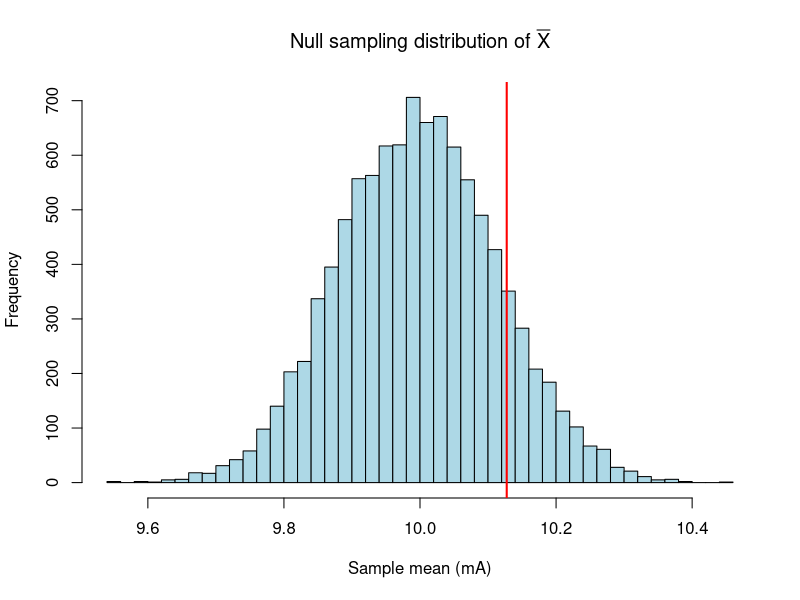
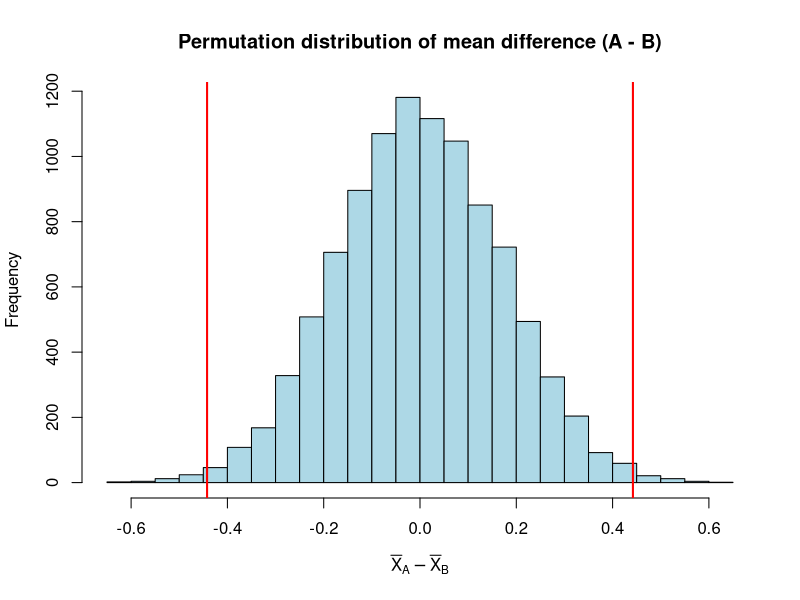
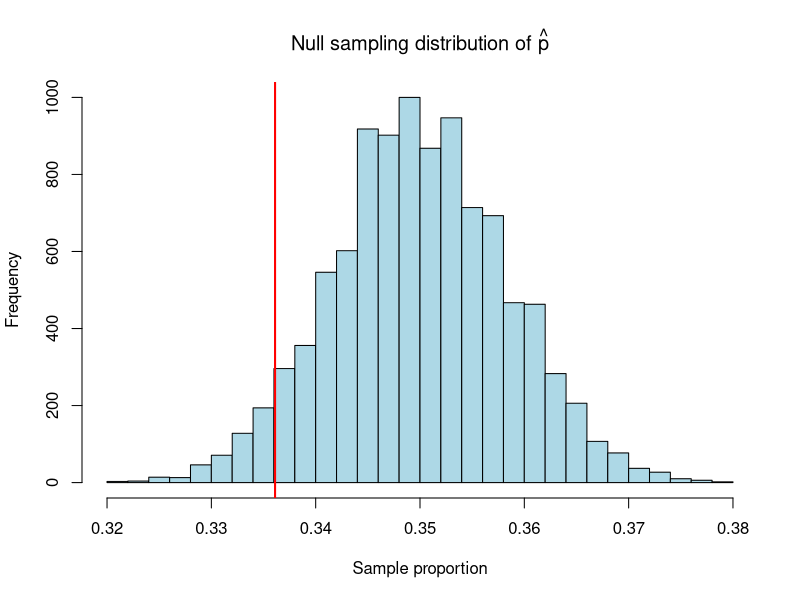
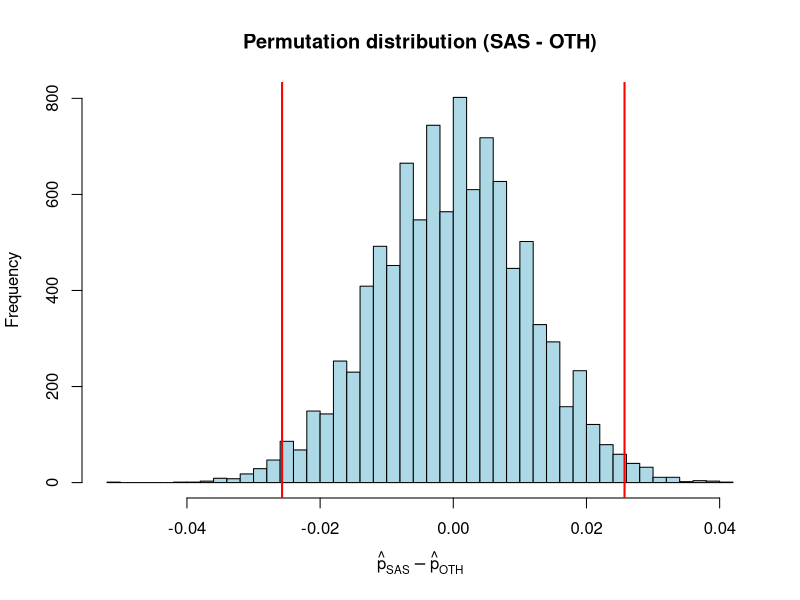
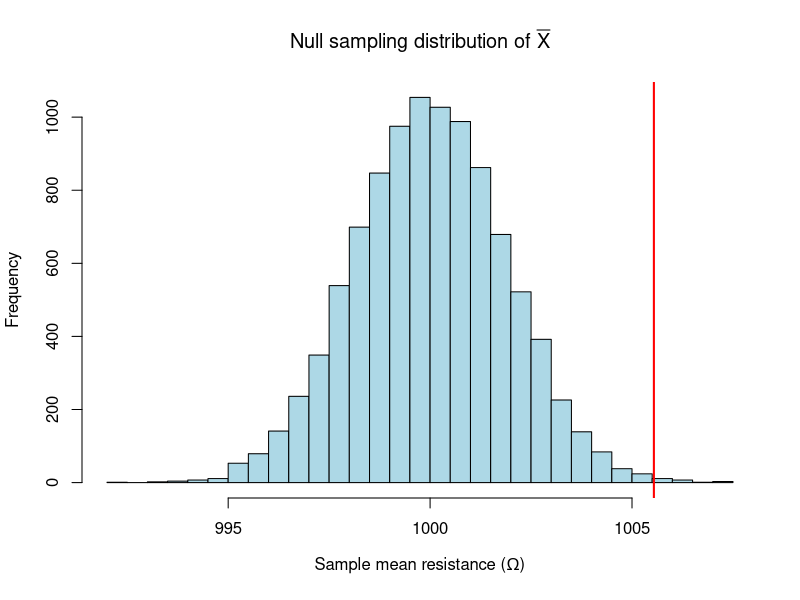
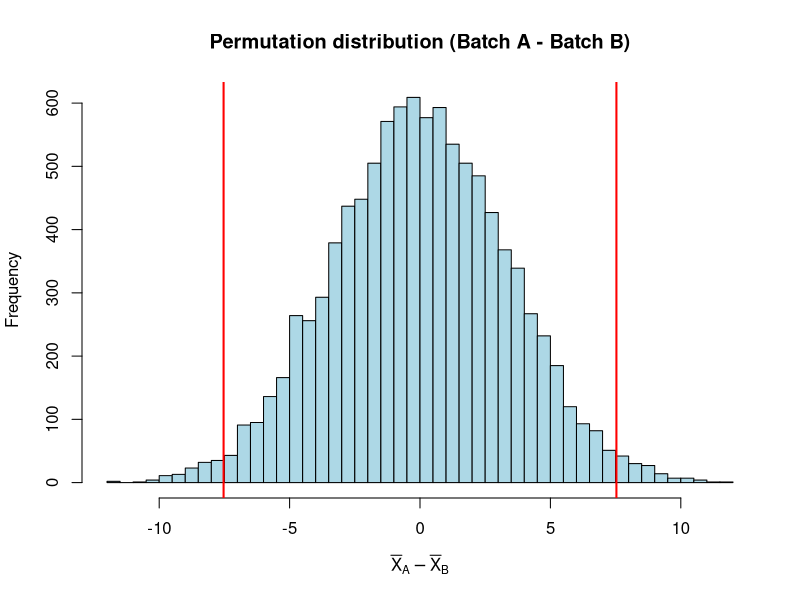

Write the R code that produced these figures, in order.
## ---- chunk 1
set.seed(702)
knitr::opts_chunk$set(
  echo = TRUE, message = FALSE, warning = FALSE,
  fig.width = 8, fig.height = 5
)
## ---- chunk 2
# DO NOT CHANGE CODE IN THIS CHUNK
set.seed(702)

# Simulated "observed" data for Design A
n_A <- 36 # number of samples for design A
true_mu_A <- 10.2
true_sd_A <- 0.7
A <- rnorm(n_A, mean = true_mu_A, sd = true_sd_A)

# Design B (for the two-sample part)
n_B <- 28 # number of samples for design B
true_mu_B <- 10.5 # slightly different mean
true_sd_B <- 0.7
B <- rnorm(n_B, mean = true_mu_B, sd = true_sd_B)

c(mean_A = mean(A), sd_A = sd(A), n_A = length(A),
  mean_B = mean(B), sd_B = sd(B), n_B = length(B))
## ---- chunk 3
set.seed(702)
nsim <- 10000
n     <- 36
sigma <- 0.7
mu0   <- 10

null_means_1 <- replicate(nsim, mean(rnorm(n, mean = mu0, sd = sigma)))
obs_mean_A   <- mean(A)
obs_mean_A

hist(null_means_1, breaks = 40, col = "lightblue",
     main = expression("Null sampling distribution of " * bar(X)),
     xlab = "Sample mean (mA)")
abline(v = obs_mean_A, col = "red", lwd = 2)
## ---- chunk 4
se_1 <- sd(null_means_1)
ci_1 <- quantile(null_means_1, c(0.025, 0.975))
se_1
ci_1
## ---- chunk 5
p_param_1 <- mean(null_means_1 >= obs_mean_A)
p_param_1
## ---- chunk 6
set.seed(702)
B_boot <- 6000
A_shift <- A - mean(A) + mu0
boot_means_1 <- replicate(B_boot, mean(sample(A_shift, length(A), replace = TRUE)))
p_boot_1 <- mean(boot_means_1 >= obs_mean_A)
p_boot_1
## ---- chunk 7
set.seed(702)
nperm <- 10000
obs_diff_1 <- mean(A) - mean(B)
obs_diff_1

combined <- c(A, B)
nA <- length(A); nB <- length(B)

perm_diffs_1 <- replicate(nperm, {
  sh <- sample(combined)
  mean(sh[1:nA]) - mean(sh[(nA + 1):(nA + nB)])
})

p_perm_1 <- mean(abs(perm_diffs_1) >= abs(obs_diff_1))
p_perm_1

hist(perm_diffs_1, breaks = 40, col = "lightblue",
     main = "Permutation distribution of mean difference (A - B)",
     xlab = expression(bar(X)[A] - bar(X)[B]))
abline(v = c(-1, 1) * abs(obs_diff_1), col = "red", lwd = 2)
## ---- chunk 8
# DO NOT CHANGE ANYTHING IN THIS CODE BLOCK
set.seed(512)

## San Antonio Spurs data
n_SAS <- 3246 # number of attempts 
p_SAS_true <- 0.335 # true accuracy
SAS <- rbinom(n_SAS, size = 1, prob = p_SAS_true) # binary "success" vector

## Boston Celtics data
n_OTH <- 3955 # number of attempts
p_OTH_true <- 0.368 # true accuracy
OTH <- rbinom(n_OTH, size = 1, prob = p_OTH_true) # binary "success" vector

c(p_hat_SAS = mean(SAS), n_SAS = length(SAS),
  p_hat_OTH = mean(OTH), n_OTH = length(OTH))
## ---- chunk 9
set.seed(512)
nsim  <- 10000
n_SAS <- length(SAS)
p0    <- 0.35

null_phat_2 <- replicate(nsim, mean(rbinom(n_SAS, size = 1, prob = p0)))
obs_phat_SAS <- mean(SAS)
obs_phat_SAS

hist(null_phat_2, breaks = 40, col = "lightblue",
     main = expression("Null sampling distribution of " * hat(p)),
     xlab = "Sample proportion")
abline(v = obs_phat_SAS, col = "red", lwd = 2)
## ---- chunk 10
se_2 <- sd(null_phat_2)
ci_2 <- quantile(null_phat_2, c(0.025, 0.975))
se_2
ci_2
## ---- chunk 11
p_param_2 <- mean(null_phat_2 <= obs_phat_SAS)
p_param_2
## ---- chunk 12
set.seed(512)
B_boot <- 6000
boot_phat_2 <- replicate(B_boot, mean(rbinom(n_SAS, size = 1, prob = p0)))
p_boot_2 <- mean(boot_phat_2 <= obs_phat_SAS)
p_boot_2
## ---- chunk 13
set.seed(512)
nperm <- 10000
obs_diff_2 <- mean(SAS) - mean(OTH)
obs_diff_2

combined2 <- c(SAS, OTH)
nS <- length(SAS); nO <- length(OTH)

perm_diffs_2 <- replicate(nperm, {
  sh <- sample(combined2)
  mean(sh[1:nS]) - mean(sh[(nS + 1):(nS + nO)])
})

p_perm_2 <- mean(abs(perm_diffs_2) >= abs(obs_diff_2))
p_perm_2

hist(perm_diffs_2, breaks = 40, col = "lightblue",
     main = "Permutation distribution (SAS - OTH)",
     xlab = expression(hat(p)[SAS] - hat(p)[OTH]))
abline(v = c(-1, 1) * abs(obs_diff_2), col = "red", lwd = 2)
## ---- chunk 14
#DO NOT CHANGE CODE IN THIS CHUNK
set.seed(303)

#Simulated "observed" data for Standard Supplier (Batch A)
n_A <- 40 #number of resistors sampled
true_mu_A <- 1005 #Actual mean
true_sd_A <- 12 #Manufacturing tolerance sigma
A <- rnorm(n_A, mean = true_mu_A, sd = true_sd_A)

#New Supplier (Batch B)
n_B <- 30 
true_mu_B <- 1015 #Worse mean
true_sd_B <- 15
B <- rnorm(n_B, mean = true_mu_B, sd = true_sd_B)

c(mean_A = mean(A), sd_A = sd(A), n_A = length(A),
  mean_B = mean(B), sd_B = sd(B), n_B = length(B))
## ---- chunk 15
set.seed(303)
nsim  <- 10000
n_r   <- 40
sigma_r <- 12
mu0_r <- 1000

null_means_3 <- replicate(nsim, mean(rnorm(n_r, mean = mu0_r, sd = sigma_r)))
obs_mean_R <- mean(A)
obs_mean_R

hist(null_means_3, breaks = 40, col = "lightblue",
     main = expression("Null sampling distribution of " * bar(X)),
     xlab = expression("Sample mean resistance (" * Omega * ")"))
abline(v = obs_mean_R, col = "red", lwd = 2)
## ---- chunk 16
se_3 <- sd(null_means_3)
ci_3 <- quantile(null_means_3, c(0.025, 0.975))
se_3
ci_3
## ---- chunk 17
p_param_3 <- mean(null_means_3 >= obs_mean_R)
p_param_3
## ---- chunk 18
set.seed(303)
B_boot <- 6000
A_shift_r <- A - mean(A) + mu0_r
boot_means_3 <- replicate(B_boot, mean(sample(A_shift_r, length(A), replace = TRUE)))
p_boot_3 <- mean(boot_means_3 >= obs_mean_R)
p_boot_3
## ---- chunk 19
set.seed(303)
nperm <- 10000
obs_diff_3 <- mean(A) - mean(B)
obs_diff_3

combined3 <- c(A, B)
nA3 <- length(A); nB3 <- length(B)

perm_diffs_3 <- replicate(nperm, {
  sh <- sample(combined3)
  mean(sh[1:nA3]) - mean(sh[(nA3 + 1):(nA3 + nB3)])
})

p_perm_3 <- mean(abs(perm_diffs_3) >= abs(obs_diff_3))
p_perm_3

hist(perm_diffs_3, breaks = 40, col = "lightblue",
     main = "Permutation distribution (Batch A - Batch B)",
     xlab = expression(bar(X)[A] - bar(X)[B]))
abline(v = c(-1, 1) * abs(obs_diff_3), col = "red", lwd = 2)
